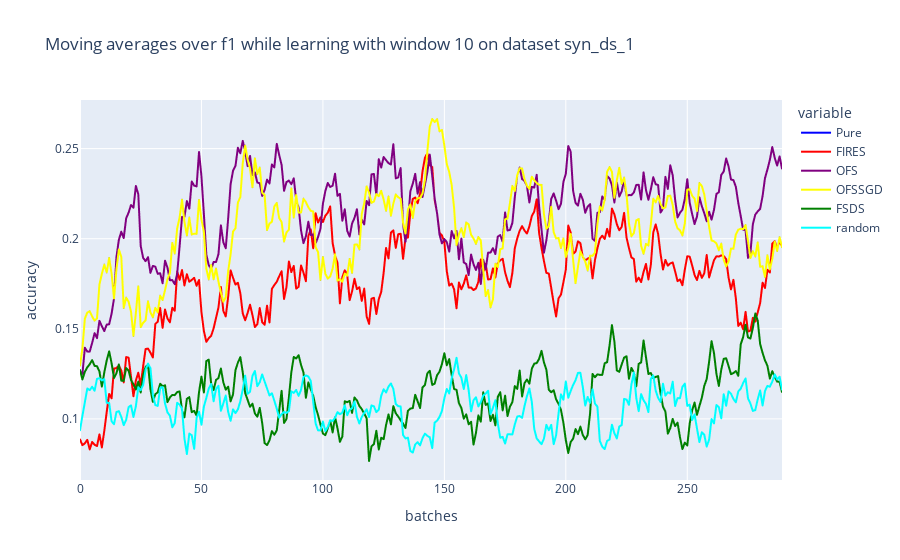

The notebook cell saved with this chart:
### Code cell
#moving averages
title = "Moving averages over f1 while learning with window {} on dataset {}".format(n_window, dataset_name)
col_names = ["Pure","FIRES", "OFS", "OFSSGD", "FSDS", "random"]
d = {"Pure":pure_f1, "FIRES":fires_f1, "OFS":ofs_f1, 
"OFSSGD":ofssgd_f1, "FSDS":fsds_f1, "random":random_f1}
df = pd.DataFrame(d, columns=col_names)
fig = px.line(df, y=col_names, title=title, labels={"index":"batches", "value":"accuracy"}, color_discrete_map={"Pure":"blue",'FIRES': 'red', 
                                                   'FSDS': 'green', 'OFS': 'purple', "OFSSGD":"yellow", "random":"cyan"})
fig.show()

### Figure 1 — Plotly figure (JSON) as saved in the notebook; plotly's stock layout.template omitted (floating-point values rounded to 4 significant figures; data arrays with more than 128 entries replaced by an {"elided": "..."} marker saying what was removed)
{"data": [{"hovertemplate": "variable=Pure<br>batches=%{x}<br>accuracy=%{y}<extra></extra>", "legendgroup": "Pure", "line": {"color": "blue", "dash": "solid"}, "mode": "lines", "name": "Pure", "showlegend": true, "type": "scattergl", "x": {"elided": "290 int values"}, "xaxis": "x", "y": {"elided": "290 float values"}, "yaxis": "y"}, {"hovertemplate": "variable=FIRES<br>batches=%{x}<br>accuracy=%{y}<extra></extra>", "legendgroup": "FIRES", "line": {"color": "red", "dash": "solid"}, "mode": "lines", "name": "FIRES", "showlegend": true, "type": "scattergl", "x": {"elided": "290 int values"}, "xaxis": "x", "y": {"elided": "290 float values"}, "yaxis": "y"}, {"hovertemplate": "variable=OFS<br>batches=%{x}<br>accuracy=%{y}<extra></extra>", "legendgroup": "OFS", "line": {"color": "purple", "dash": "solid"}, "mode": "lines", "name": "OFS", "showlegend": true, "type": "scattergl", "x": {"elided": "290 int values"}, "xaxis": "x", "y": {"elided": "290 float values"}, "yaxis": "y"}, {"hovertemplate": "variable=OFSSGD<br>batches=%{x}<br>accuracy=%{y}<extra></extra>", "legendgroup": "OFSSGD", "line": {"color": "yellow", "dash": "solid"}, "mode": "lines", "name": "OFSSGD", "showlegend": true, "type": "scattergl", "x": {"elided": "290 int values"}, "xaxis": "x", "y": {"elided": "290 float values"}, "yaxis": "y"}, {"hovertemplate": "variable=FSDS<br>batches=%{x}<br>accuracy=%{y}<extra></extra>", "legendgroup": "FSDS", "line": {"color": "green", "dash": "solid"}, "mode": "lines", "name": "FSDS", "showlegend": true, "type": "scattergl", "x": {"elided": "290 int values"}, "xaxis": "x", "y": {"elided": "290 float values"}, "yaxis": "y"}, {"hovertemplate": "variable=random<br>batches=%{x}<br>accuracy=%{y}<extra></extra>", "legendgroup": "random", "line": {"color": "cyan", "dash": "solid"}, "mode": "lines", "name": "random", "showlegend": true, "type": "scattergl", "x": {"elided": "290 int values"}, "xaxis": "x", "y": {"elided": "290 float values"}, "yaxis": "y"}], "layout": {"legend": {"title": {"text": "variable"}, "tracegroupgap": 0}, "title": {"text": "Moving averages over f1 while learning with window 10 on dataset syn_ds_1"}, "xaxis": {"anchor": "y", "domain": [0, 1], "title": {"text": "batches"}}, "yaxis": {"anchor": "x", "domain": [0, 1], "title": {"text": "accuracy"}}}}
